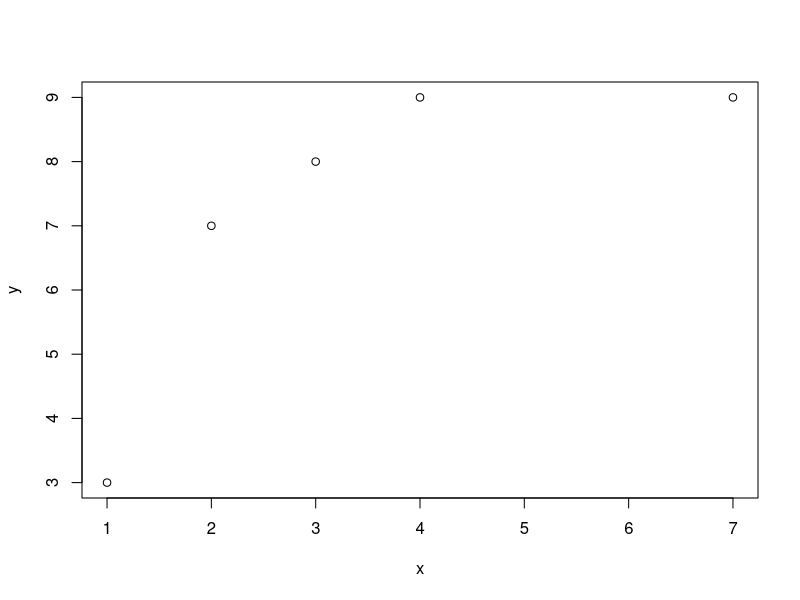
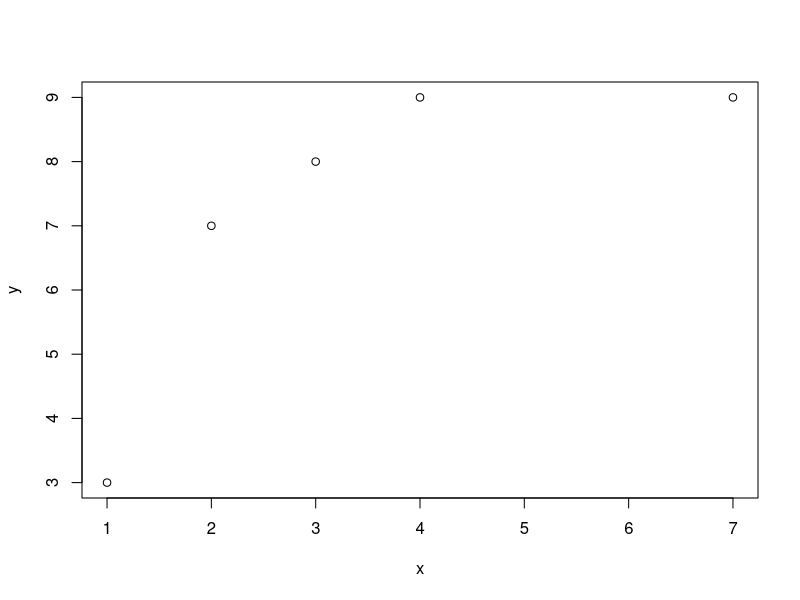
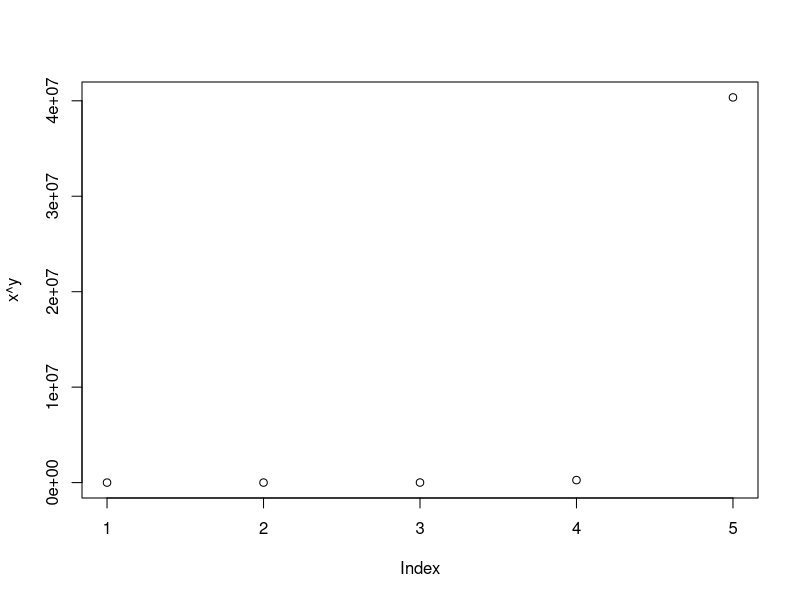
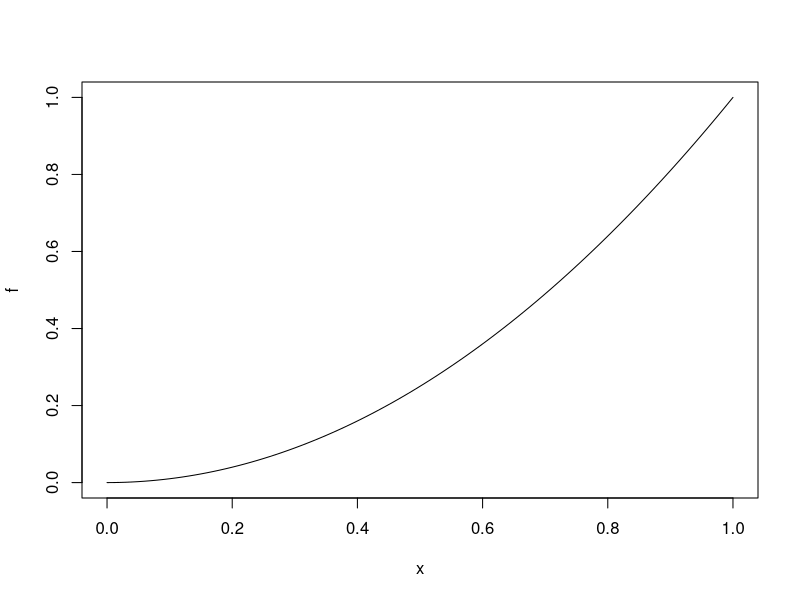

These figures' R source, in order:
## ---- chunk 1
x = c(1,2,3,4,7)
y = c(3,7,8,9,9)
plot(x,y)
## ---- chunk 2
x = c(1,2,3,4,7)
y = c(3,7,8,9,9)
plot(x,y)
## ---- chunk 3
x = c(1,2,3,4,7)
y = c(3,7,8,9,9)
plot(x^y)
## ---- chunk 4
f = function(x){x^2}
plot(f)
